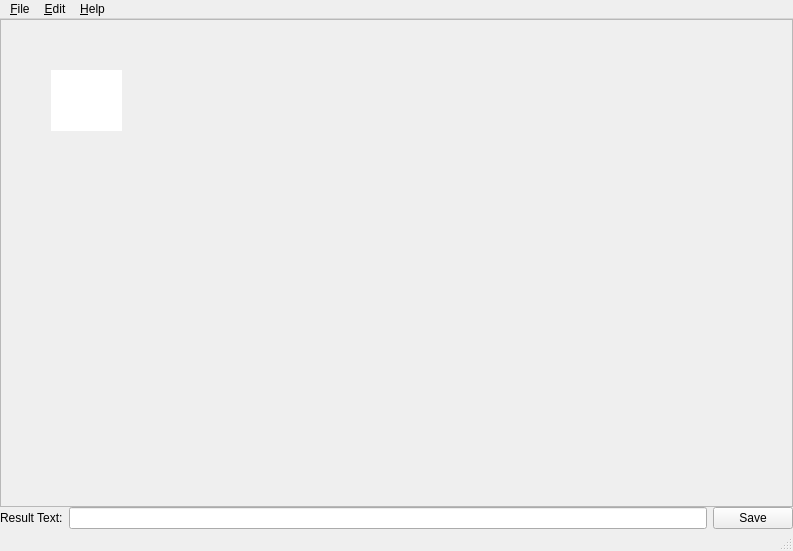
<?xml version="1.0" encoding="UTF-8"?>
<ui version="4.0">
 <class>ocrClass</class>
 <widget class="QMainWindow" name="ocrClass">
  <property name="geometry">
   <rect>
    <x>0</x>
    <y>0</y>
    <width>793</width>
    <height>551</height>
   </rect>
  </property>
  <property name="windowTitle">
   <string>ocr</string>
  </property>
  <widget class="QWidget" name="centralWidget">
   <property name="acceptDrops">
    <bool>true</bool>
   </property>
   <layout class="QVBoxLayout" name="verticalLayout">
    <property name="spacing">
     <number>0</number>
    </property>
    <property name="leftMargin">
     <number>0</number>
    </property>
    <property name="topMargin">
     <number>0</number>
    </property>
    <property name="rightMargin">
     <number>0</number>
    </property>
    <property name="bottomMargin">
     <number>0</number>
    </property>
    <item>
     <widget class="QScrollArea" name="scrollArea">
      <property name="widgetResizable">
       <bool>true</bool>
      </property>
      <widget class="QWidget" name="scrollAreaWidgetContents">
       <property name="geometry">
        <rect>
         <x>0</x>
         <y>0</y>
         <width>791</width>
         <height>485</height>
        </rect>
       </property>
       <widget class="QLabel" name="img_view">
        <property name="geometry">
         <rect>
          <x>50</x>
          <y>50</y>
          <width>71</width>
          <height>61</height>
         </rect>
        </property>
        <property name="styleSheet">
         <string notr="true">background-color: rgb(255, 255, 255);</string>
        </property>
        <property name="text">
         <string/>
        </property>
       </widget>
      </widget>
     </widget>
    </item>
    <item>
     <widget class="QWidget" name="widget" native="true">
      <layout class="QHBoxLayout" name="horizontalLayout">
       <property name="leftMargin">
        <number>0</number>
       </property>
       <property name="topMargin">
        <number>0</number>
       </property>
       <property name="rightMargin">
        <number>0</number>
       </property>
       <property name="bottomMargin">
        <number>0</number>
       </property>
       <item>
        <widget class="QLabel" name="label_2">
         <property name="text">
          <string>Result Text:</string>
         </property>
        </widget>
       </item>
       <item>
        <widget class="QLineEdit" name="lineEdit"/>
       </item>
       <item>
        <widget class="QPushButton" name="pushButton">
         <property name="text">
          <string>Save</string>
         </property>
        </widget>
       </item>
      </layout>
     </widget>
    </item>
   </layout>
  </widget>
  <widget class="QMenuBar" name="menuBar">
   <property name="geometry">
    <rect>
     <x>0</x>
     <y>0</y>
     <width>793</width>
     <height>21</height>
    </rect>
   </property>
   <widget class="QMenu" name="menu_File">
    <property name="title">
     <string>&amp;File</string>
    </property>
    <addaction name="actionOpen"/>
    <addaction name="separator"/>
    <addaction name="action_Exit"/>
   </widget>
   <widget class="QMenu" name="menu_Help">
    <property name="title">
     <string>&amp;Help</string>
    </property>
    <addaction name="action_About"/>
   </widget>
   <widget class="QMenu" name="menu_Settings">
    <property name="title">
     <string>&amp;Edit</string>
    </property>
    <addaction name="action_Preference"/>
   </widget>
   <addaction name="menu_File"/>
   <addaction name="menu_Settings"/>
   <addaction name="menu_Help"/>
  </widget>
  <widget class="QStatusBar" name="statusBar"/>
  <action name="action_About">
   <property name="text">
    <string>&amp;About</string>
   </property>
  </action>
  <action name="actionOpen">
   <property name="text">
    <string>&amp;Open...</string>
   </property>
  </action>
  <action name="action_Exit">
   <property name="text">
    <string>&amp;Exit</string>
   </property>
  </action>
  <action name="action_Preference">
   <property name="text">
    <string>&amp;Preference</string>
   </property>
  </action>
 </widget>
 <layoutdefault spacing="6" margin="11"/>
 <resources>
  <include location="ocr.qrc"/>
 </resources>
 <connections/>
</ui>
